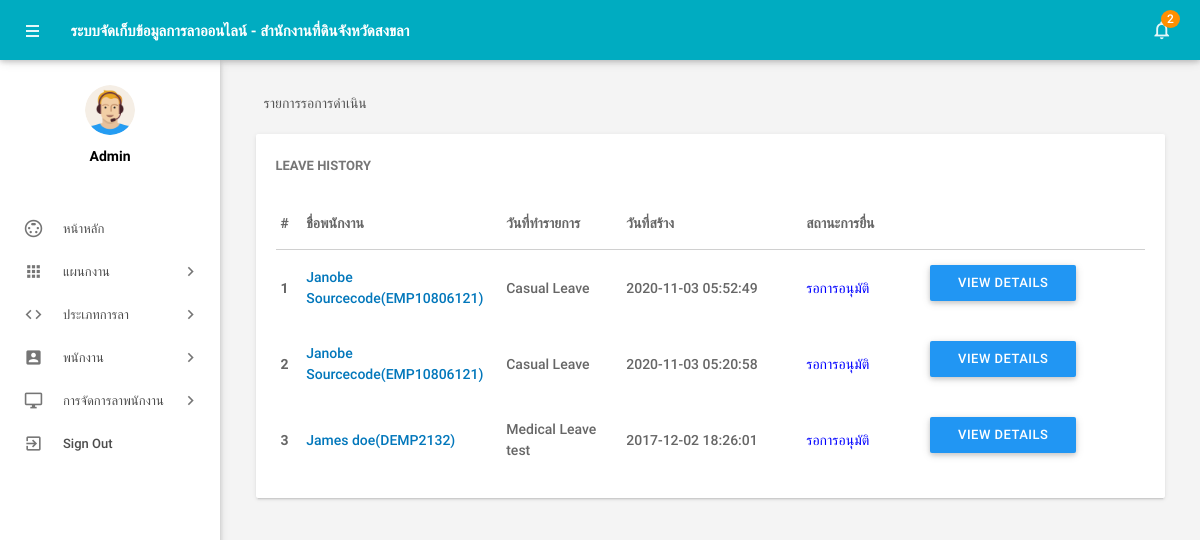
The app's page /admin/pending-leavehistory.php (signed in), older data.
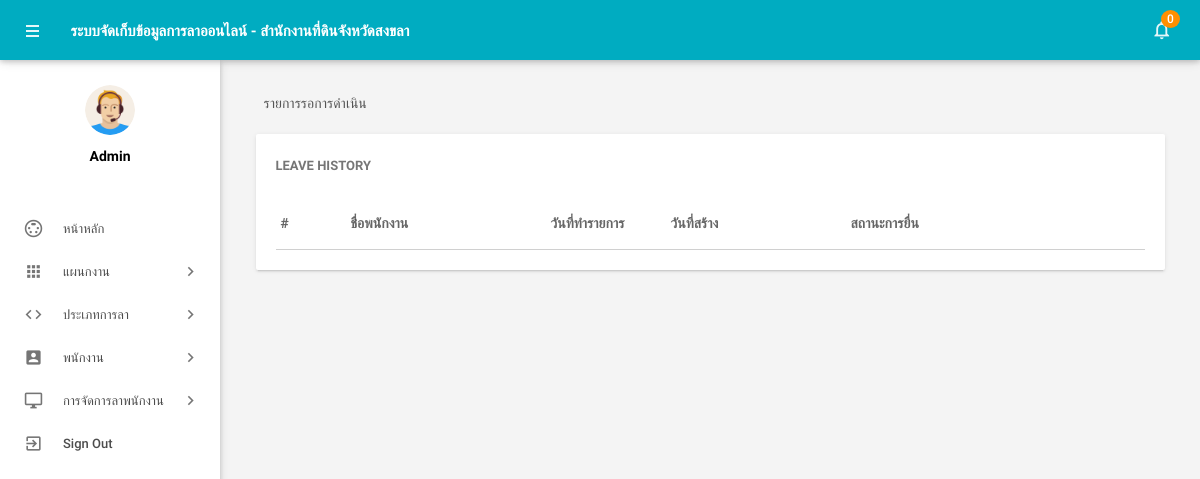
The same page, newer data.
### tables this page shows
CREATE TABLE IF NOT EXISTS tblleaves(
  `id` int(11) NOT NULL,
  `LeaveType` varchar(110) NOT NULL,
  `ToDate` varchar(120) NOT NULL,
  `FromDate` varchar(120) NOT NULL,
  `Description` mediumtext NOT NULL,
  `PostingDate` timestamp NOT NULL DEFAULT CURRENT_TIMESTAMP,
  `AdminRemark` mediumtext,
  `AdminRemarkDate` varchar(120) DEFAULT NULL,
  `Status` int(1) NOT NULL,
  `IsRead` int(1) NOT NULL,
  `empid` int(11) DEFAULT NULL
)CHARACTER SET utf8;

CREATE TABLE IF NOT EXISTS tblemployees(
 `id` int(11) NOT NULL,
  `EmpId` varchar(100) NOT NULL,
  `FirstName` varchar(150) NOT NULL,
  `LastName` varchar(150) NOT NULL,
  `EmailId` varchar(200) NOT NULL,
  `Password` varchar(180) NOT NULL,
  `Gender` varchar(100) NOT NULL,
  `Dob` varchar(100) NOT NULL,
  `Department` varchar(255) NOT NULL,
  `Address` varchar(255) NOT NULL,
  `City` varchar(200) NOT NULL,
  `Country` varchar(150) NOT NULL,
  `Phonenumber` char(11) NOT NULL,
  `Status` int(1) NOT NULL,
  `RegDate` timestamp NOT NULL DEFAULT CURRENT_TIMESTAMP
)CHARACTER SET utf8;

### admin/pending-leavehistory.php (the view, shortened to what the changed rows need)
<?php
include('includes/config.php');
if(strlen($_SESSION['alogin'])==0)
    {
header('location:index.php');
}
else{
 ?>
<!DOCTYPE html>
<html lang="en">
    <head>
        <link type="text/css" rel="stylesheet" href="../assets/plugins/materialize/css/materialize.min.css"/>
        <link href="../assets/plugins/material-preloader/css/materialPreloader.min.css" rel="stylesheet">
        <link href="../assets/plugins/datatables/css/jquery.dataTables.min.css" rel="stylesheet">
                <link href="../assets/plugins/google-code-prettify/prettify.css" rel="stylesheet" type="text/css"/>
        <link href="../assets/css/alpha.min.css" rel="stylesheet" type="text/css"/>
        <link href="../assets/css/custom.css" rel="stylesheet" type="text/css"/>
    </head>
    <body>
       <?php include('includes/header.php');?>
       <?php include('includes/sidebar.php');?>
            <main class="mn-inner">
                <div class="row">
                    <div class="col s12">
                        <div class="page-title">รายการรอการดำเนิน</div>
                    </div>
                    <div class="col s12 m12 l12">
                        <div class="card">
                            <div class="card-content">
                                <span class="card-title">Leave History</span>
                                <table id="example" class="display responsive-table ">
                                    <thead>
                                        <tr>
                                            <th>#</th>
                                            <th width="200">ชื่อพนักงาน</th>
                                            <th width="120">วันที่ทำรายการ</th>
                                             <th width="180">วันที่สร้าง</th>
                                            <th>สถานะการยื่น</th>
                                        </tr>
                                    </thead>
                                    <tbody>
<?php
$status=0;
$sql = "SELECT tblleaves.id as lid,tblemployees.FirstName,tblemployees.LastName,tblemployees.EmpId,tblemployees.id,tblleaves.LeaveType,tblleaves.PostingDate,tblleaves.Status from tblleaves join tblemployees on tblleaves.empid=tblemployees.id where tblleaves.Status=:status order by lid desc";
$query = $dbh -> prepare($sql);
$query->bindParam(':status',$status,PDO::PARAM_STR);
$query->execute();
$results=$query->fetchAll(PDO::FETCH_OBJ);
$cnt=1;
if($query->rowCount() > 0)
{
foreach($results as $result)
{
      ?>
                                        <tr>
                                            <td> <b><?php echo htmlentities($cnt);?></b></td>
                                              <td><a href="editemployee.php?empid=<?php echo htmlentities($result->id);?>" target="_blank"><?php echo htmlentities($result->FirstName." ".$result->LastName);?>(<?php echo htmlentities($result->EmpId);?>)</a></td>
                                            <td><?php echo htmlentities($result->LeaveType);?></td>
                                            <td><?php echo htmlentities($result->PostingDate);?></td>
                                                                       <td><?php $stats=$result->Status;
if($stats==1){
                                             ?>
                                                 <span style="color: green">ได้รับการอนุมัติ</span>
                                                 <?php } if($stats==2)  { ?>
                                                <span style="color: red">ไม่ได้ได้รับการอนุมัติ</span>
                                                 <?php } if($stats==0)  { ?>
 <span style="color: blue">รอการอนุมัติ</span>
 <?php } ?>
                                             </td>
          <td>
           <td><a href="leave-details.php?leaveid=<?php echo htmlentities($result->lid);?>" class="waves-effect waves-light btn blue m-b-xs"  > View Details</a></td>
                                    </tr>
                                         <?php $cnt++;} }?>
                                    </tbody>
                                </table>
                            </div>
                        </div>
                    </div>
                </div>
            </main>
        </div>
        <div class="left-sidebar-hover"></div>
    </body>
</html>
<?php } ?>

### admin/includes/header.php (shortened to what the changed rows need)
        <div class="mn-content fixed-sidebar">
            <header class="mn-header navbar-fixed">
                <nav class="cyan darken-1">
                    <div class="nav-wrapper row">
                        <section class="material-design-hamburger navigation-toggle">
                            <a href="#" data-activates="slide-out" class="button-collapse show-on-large material-design-hamburger__icon">
                                <span class="material-design-hamburger__layer"></span>
                            </a>
                        </section>
                        <div class="header-title col s5">
                            <span class="chapter-title">ระบบจัดเก็บข้อมูลการลาออนไลน์ - สำนักงานที่ดินจังหวัดสงขลา</span>
                        </div>
                        <ul class="right col s9 m3 nav-right-menu">
                            <li class="hide-on-small-and-down"><a href="javascript:void(0)" data-activates="dropdown1" class="dropdown-button dropdown-right show-on-large"><i class="material-icons">notifications_none</i>
<?php
$isread=0;
$sql = "SELECT id from tblleaves where IsRead=:isread";
$query = $dbh -> prepare($sql);
$query->bindParam(':isread',$isread,PDO::PARAM_STR);
$query->execute();
$unreadcount=$query->rowCount();?>
                                <span class="badge"><?php echo htmlentities($unreadcount);?></span></a></li>
                        </ul>
                    </div>
                </nav>
            </header>

Row changes from the older to the newer data that the page shows:
removed tblleaves: tblemployees.FirstName+LastName "Janobe Sourcecode", tblemployees.EmpId "EMP10806121", LeaveType "Casual Leave", PostingDate "2020-11-03 05:52:49", Status "รอการอนุมัติ"
removed tblleaves: tblemployees.FirstName+LastName "Janobe Sourcecode", tblemployees.EmpId "EMP10806121", LeaveType "Casual Leave", PostingDate "2020-11-03 05:20:58", Status "รอการอนุมัติ"
removed tblleaves: tblemployees.FirstName+LastName "James doe", tblemployees.EmpId "DEMP2132", LeaveType "Medical Leave test", PostingDate "2017-12-02 18:26:01", Status "รอการอนุมัติ"
Text that changed along with them:
$unreadcount: "2" → "0"
